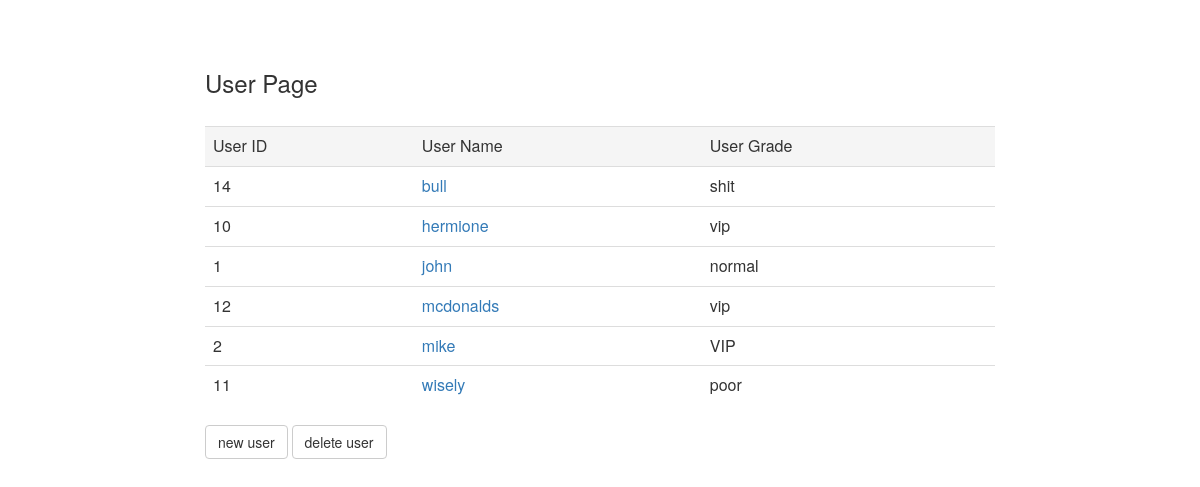
Screenshot of /mainpage/ with the database file from the repository.
### mainpage/models.py (models this page shows, shortened)
class Users(models.Model):
	user_name = models.CharField(max_length=200)
	grade = models.CharField(max_length=200)

### mainpage/views.py (the view)
def index(request):
	users_list = Users.objects.order_by('user_name')
	template = loader.get_template('mainpage/index.html')
	context = {
		'users_list' : users_list,
	}
	return HttpResponse(template.render(context, request))

### mainpage/templates/mainpage/index.html (shortened to what this page needs)
{% load staticfiles %}
<head>
	<link rel="stylesheet" href="https://maxcdn.bootstrapcdn.com/bootstrap/3.3.7/css/bootstrap.min.css">
	<link rel="stylesheet" type="text/css" href="{% static 'css/bootstrap.css' %}"/>
</head>
<body style='padding-top:50px;'>
<div class="row">
  	<div class="col-md-2"></div>
  	<div class="col-md-8">
	<h3>User Page</h3></br>
	<table class="table">
		<tr class="active"><td>User ID</td><td>User Name</td><td>User Grade</td></tr>
		{% if users_list %}
			{% for user in users_list %}
			<tr>
				<td>{{user.id}}</td>
				<td><a href="/mainpage/{{user.id}}/"> {{user.user_name}} </a></td>
				<td>{{user.grade}}</td>
			</tr>
			{% endfor %}
		{% else %}
			<p> no users </p>
		{% endif %}
	</table>
	<a class="btn btn-default" href="/mainpage/user/write/" role="button"> new user </a>
	<a class="btn btn-default" href="/mainpage/delete/user_check/" role="button"> delete user </a>
	</div>
	<div class="col-md-2"></div>
</div>
</body>

### rows the page displays
Users: id "14", user_name "bull", grade "shit"
Users: id "10", user_name "hermione", grade "vip"
Users: id "1", user_name "john", grade "normal"
Users: id "12", user_name "mcdonalds", grade "vip"
Users: id "2", user_name "mike", grade "VIP"
Users: id "11", user_name "wisely", grade "poor"
